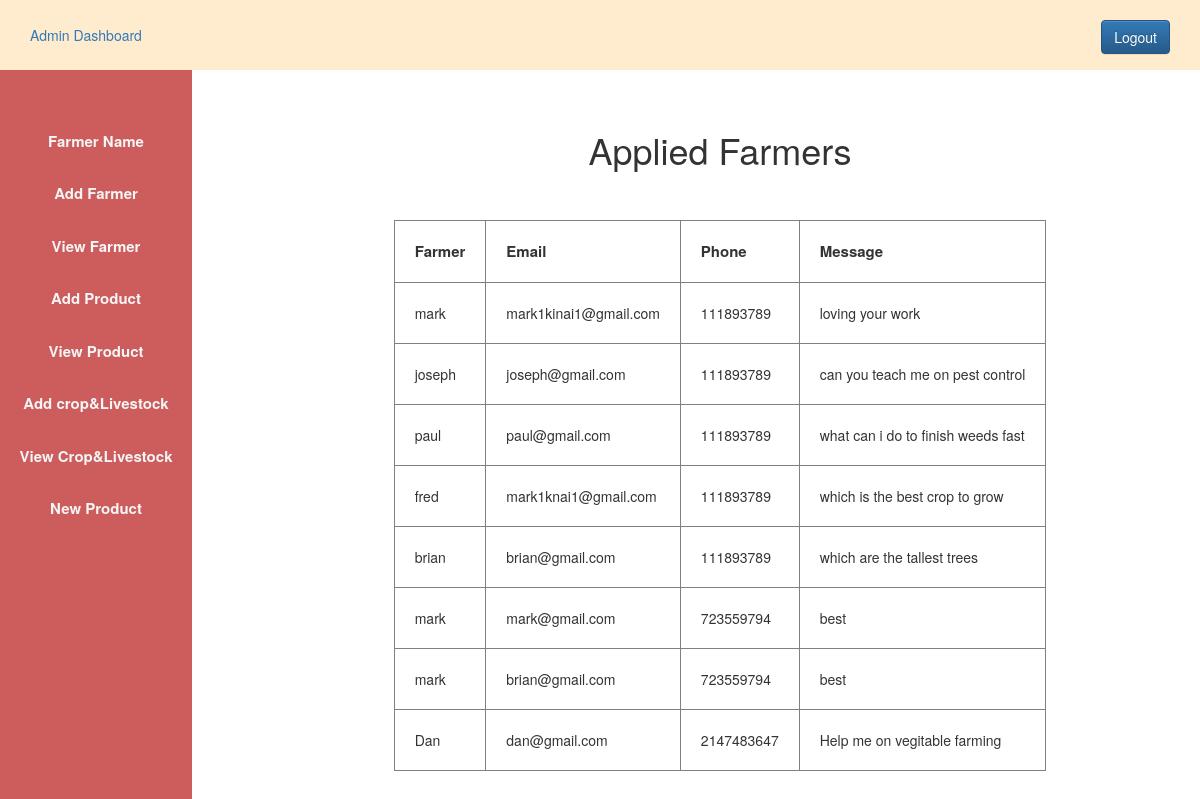
The page /farmer.php (signed in) on the database its author committed.
### tables this page shows
CREATE TABLE `registration` (
  `id` int(11) NOT NULL,
  `farmer` varchar(30) DEFAULT NULL,
  `email` varchar(38) DEFAULT NULL,
  `phone` int(20) DEFAULT NULL,
  `message` varchar(50) DEFAULT NULL
);

### farmer.php (the view, shortened to what this page needs)
<?php
$host="localhost";
$user="root";
$password="";
$db="agricultureproject";
$data=mysqli_connect($host,$user,$password,$db);
$sql="SELECT * from registration";
$result=mysqli_query($data,$sql);
?>
<!DOCTYPE html>
<html>
<head>
	<?php
include'admin_css.php'
?>
</head>
<body>
<?php
include'admin_sidebar.php';
?>
<div class="content">
	<center>
<h1>Applied Farmers</h1>
<br></br>
<table border="1px">
	<tr>
		<th style="padding: 20px; font-size: 15px">Farmer</th>
		<th style="padding: 20px; font-size: 15px">Email</th>
		<th style="padding: 20px; font-size: 15px">Phone</th>
		<th style="padding: 20px; font-size: 15px">Message</th>
	</tr>
<tr>
<?php
while ($info=$result->fetch_assoc())
{
  ?>
	<td style="padding: 20px">
		<?php echo "{$info['farmer']}"; ?>
	</td>
	<td style="padding: 20px"><?php echo "{$info['email']}"; ?></td>
	<td style="padding: 20px"><?php echo "{$info['phone']}"; ?></td>
	<td style="padding: 20px"><?php echo "{$info['message']}"; ?></td>
</tr>
<?php
}
?>
</table>
</center>
</div>
</body>
</html>

### admin_css.php (shortened to what this page needs)
<link rel="stylesheet" type="text/css" href="admin.css">
<link rel="stylesheet" href="https://cdn.jsdelivr.net/npm/bootstrap@3.3.7/dist/css/bootstrap.min.css">
<link rel="stylesheet" href="https://cdn.jsdelivr.net/npm/bootstrap@3.3.7/dist/css/bootstrap-theme.min.css">

### admin_sidebar.php
<header class="header">
<a href="">Admin Dashboard</a>
<div class="logout">
<a href="logout.php" class="btn btn-primary">Logout</a>
</div>
</header>
<aside>
<ul>
<li>
	<a href="farmer.php">Farmer Name</a>
</li>
<li>
	<a href="add_farmer.php">Add Farmer</a>
</li>
<li>
	<a href="View_farmer.php">View Farmer</a>
</li>
<li>
	<a href="admin_add_product.php">Add Product</a>
</li>
<li>
	<a href="">View Product</a>
</li>
<li>
	<a href="">Add crop&Livestock</a>
</li>
<li>
	<a href="">View Crop&Livestock</a>
</li>
<li>
	<a href="">New Product</a>
</li>
</ul>
</aside>

### admin.css (style rules this page uses)
* { margin: 0px; padding: 0px; }
.header { background-color:blanchedalmond; line-height: 70px; padding-left: 30px; }
a,a:hover { text-decoration: none!important; }
.logout { float: right; padding-right: 30px; }
ul { background-color: indianred; width: 16%; height: 100%; position: fixed; padding-top: 5%; text-align: center; }
ul li { list-style: none; padding-bottom: 30px; font-size: 15px; }
ul li a { color: whitesmoke; font-weight: bold; }
.content { margin-left: 20%; margin-top: 5%; }

### rows shown on the page
registration: farmer "mark", email "mark1kinai1@gmail.com", phone "111893789", message "loving your work"
registration: farmer "joseph", email "joseph@gmail.com", phone "111893789", message "can you teach me on pest control"
registration: farmer "paul", email "paul@gmail.com", phone "111893789", message "what can i do to finish weeds fast"
registration: farmer "fred", email "mark1knai1@gmail.com", phone "111893789", message "which is the best crop to grow"
registration: farmer "brian", email "brian@gmail.com", phone "111893789", message "which are the tallest trees"
registration: farmer "mark", email "mark@gmail.com", phone "723559794", message "best"
registration: farmer "mark", email "brian@gmail.com", phone "723559794", message "best"
registration: farmer "Dan", email "dan@gmail.com", phone "2147483647", message "Help me on vegitable farming"
